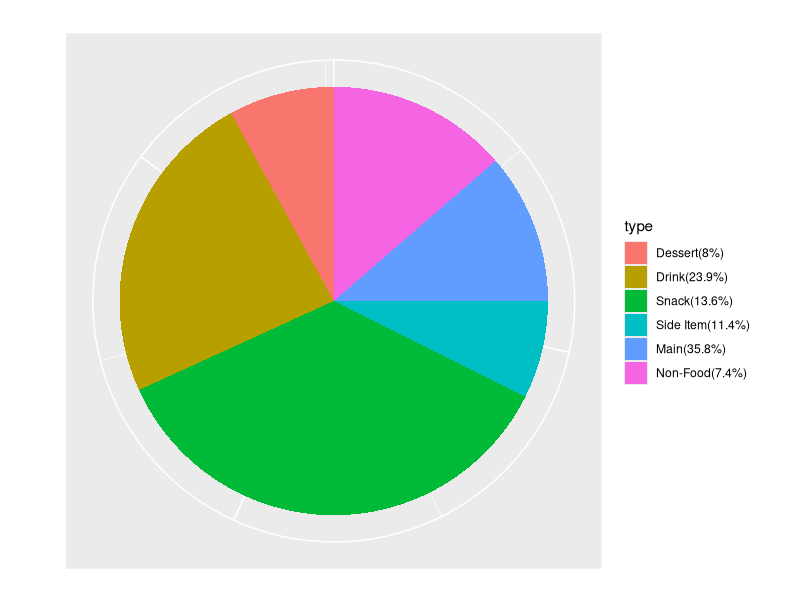

Recreate this plot in R.
# drawing the pics
install.packages("ggplot2")
library(ggplot2)
product<-c("Dessert","Drink","Snack","Side Item","Main","Non-Food")
numbers<-c(3+3+7+1,21+4+6+11,3+10+5+6,7+8+3+2,16+29+2+8+2+2+4,9+2+2)

df<-data.frame(type=product,nums=numbers)
p <- ggplot(data = df, mapping = aes(x = 'Content', y = nums, fill = type)) + geom_bar(stat = 'identity', position = 'stack', width = 1)  
#
label_value <- paste('(', round(df$nums/sum(df$nums) * 100, 1), '%)', sep = '')  
label_value  
label <- paste(df$type, label_value, sep = '')  
label  
p + coord_polar(theta = 'y') + labs(x = '', y = '', title = '') + theme(axis.text = element_blank()) + theme(axis.ticks = element_blank()) + scale_fill_discrete(labels = label)




# type <- c('A','B','C','D','E','F','G')  
# nums <- c(10,23,8,33,12,40,60)  
# df <- data.frame(type = type, nums = nums)  

# #绘制条形图  
# p <- ggplot(data = df, mapping = aes(x = 'Content', y = nums, fill = type)) + geom_bar(stat = 'identity', position = 'stack', width = 1)  
# p  
# 
# label_value <- paste('(', round(df$nums/sum(df$nums) * 100, 1), '%)', sep = '')  
# label_value  
# label <- paste(df$type, label_value, sep = '')  
# label  
# p + coord_polar(theta = 'y') + labs(x = '', y = '', title = '') + theme(axis.text = element_blank()) + theme(axis.ticks = element_blank()) + theme(legend.position = "none") + geom_text(aes(y = df$nums/2 + c(0, cumsum(df$nums)[-length(df$nums)]), x = sum(df$nums)/150, label = label))   